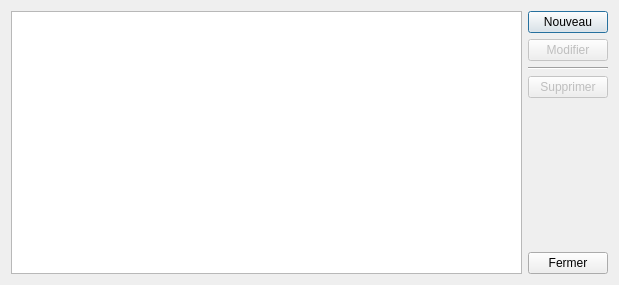
<?xml version="1.0" encoding="UTF-8"?>
<ui version="4.0">
 <class>Dialog</class>
 <widget class="QDialog" name="Dialog">
  <property name="geometry">
   <rect>
    <x>0</x>
    <y>0</y>
    <width>619</width>
    <height>285</height>
   </rect>
  </property>
  <property name="windowTitle">
   <string>Liste Des Hameaux</string>
  </property>
  <property name="windowIcon">
   <iconset resource="../icons.qrc">
    <normaloff>:/sig/icone/marker--pencil.png</normaloff>:/sig/icone/marker--pencil.png</iconset>
  </property>
  <layout class="QHBoxLayout" name="horizontalLayout">
   <item>
    <widget class="QTableWidget" name="tableWidget">
     <property name="editTriggers">
      <set>QAbstractItemView::NoEditTriggers</set>
     </property>
     <property name="selectionMode">
      <enum>QAbstractItemView::SingleSelection</enum>
     </property>
     <property name="selectionBehavior">
      <enum>QAbstractItemView::SelectRows</enum>
     </property>
     <attribute name="horizontalHeaderDefaultSectionSize">
      <number>150</number>
     </attribute>
    </widget>
   </item>
   <item>
    <layout class="QVBoxLayout" name="verticalLayout">
     <item>
      <widget class="QPushButton" name="pushButtonNouveau">
       <property name="text">
        <string>Nouveau</string>
       </property>
       <property name="icon">
        <iconset resource="../icons.qrc">
         <normaloff>:/std/icone/if_plus_circle_12296.png</normaloff>:/std/icone/if_plus_circle_12296.png</iconset>
       </property>
      </widget>
     </item>
     <item>
      <widget class="QPushButton" name="pushButtonModifier">
       <property name="enabled">
        <bool>false</bool>
       </property>
       <property name="text">
        <string>Modifier</string>
       </property>
       <property name="icon">
        <iconset resource="../icons.qrc">
         <normaloff>:/std/icone/if_pencil_14623.png</normaloff>:/std/icone/if_pencil_14623.png</iconset>
       </property>
      </widget>
     </item>
     <item>
      <widget class="Line" name="line">
       <property name="orientation">
        <enum>Qt::Horizontal</enum>
       </property>
      </widget>
     </item>
     <item>
      <widget class="QPushButton" name="pushButtonSupprimer">
       <property name="enabled">
        <bool>false</bool>
       </property>
       <property name="text">
        <string>Supprimer</string>
       </property>
       <property name="icon">
        <iconset resource="../icons.qrc">
         <normaloff>:/std/icone/if_minus_10199.png</normaloff>:/std/icone/if_minus_10199.png</iconset>
       </property>
      </widget>
     </item>
     <item>
      <spacer name="verticalSpacer">
       <property name="orientation">
        <enum>Qt::Vertical</enum>
       </property>
       <property name="sizeHint" stdset="0">
        <size>
         <width>20</width>
         <height>40</height>
        </size>
       </property>
      </spacer>
     </item>
     <item>
      <widget class="QPushButton" name="pushButtonFermer">
       <property name="text">
        <string>Fermer</string>
       </property>
      </widget>
     </item>
    </layout>
   </item>
  </layout>
 </widget>
 <resources>
  <include location="../icons.qrc"/>
 </resources>
 <connections/>
</ui>
